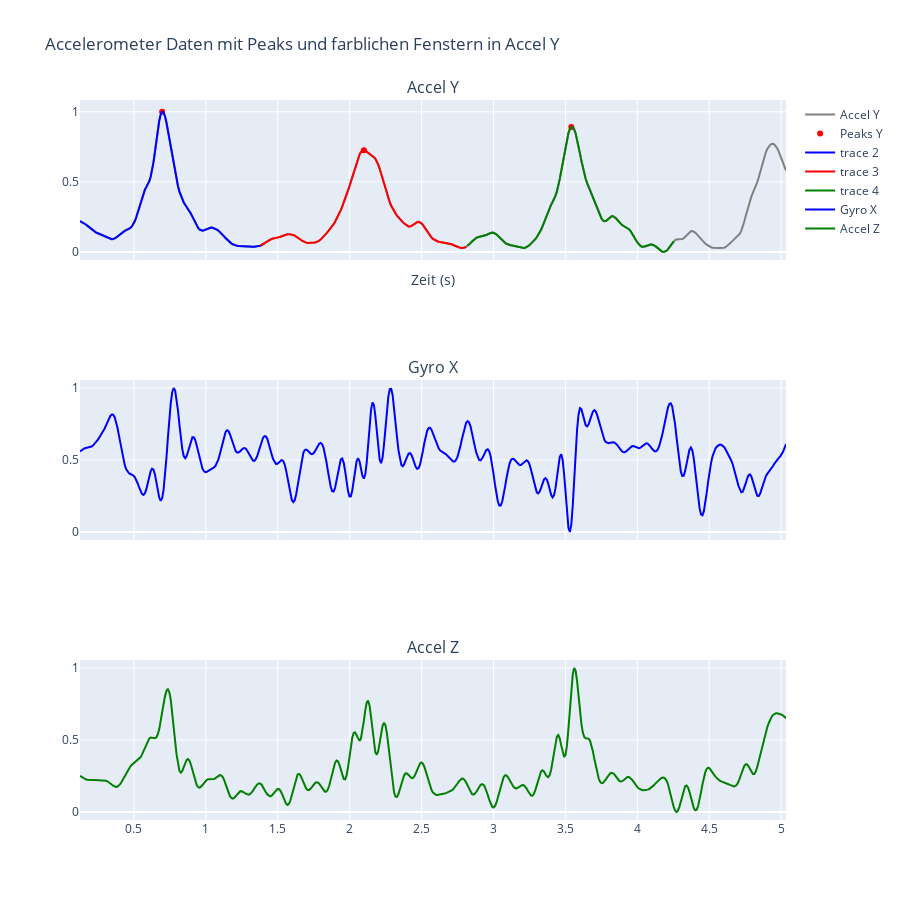

Write notebook code for a chart like this one.
### Code cell
plot_windows_with_data(normalized_df_sq, sq_windows, sq_peaks)

### Figure 1 — Plotly figure (JSON) as saved in the notebook; plotly's stock layout.template omitted (floating-point values rounded to 4 significant figures; data arrays with more than 128 entries replaced by an {"elided": "..."} marker saying what was removed)
{"data": [{"line": {"color": "grey"}, "name": "Accel Y", "type": "scatter", "x": {"elided": "491 float values"}, "xaxis": "x", "y": {"elided": "491 float values"}, "yaxis": "y"}, {"marker": {"color": "red", "size": 6}, "mode": "markers", "name": "Peaks Y", "type": "scatter", "x": [0.6961, 2.099, 3.541], "xaxis": "x", "y": [1.0, 0.7253, 0.891], "yaxis": "y"}, {"line": {"color": "blue", "width": 2}, "mode": "lines", "type": "scatter", "x": {"elided": "129 float values"}, "xaxis": "x", "y": {"elided": "129 float values"}, "yaxis": "y"}, {"line": {"color": "red", "width": 2}, "mode": "lines", "type": "scatter", "x": {"elided": "144 float values"}, "xaxis": "x", "y": {"elided": "144 float values"}, "yaxis": "y"}, {"line": {"color": "green", "width": 2}, "mode": "lines", "type": "scatter", "x": {"elided": "144 float values"}, "xaxis": "x", "y": {"elided": "144 float values"}, "yaxis": "y"}, {"line": {"color": "blue"}, "name": "Gyro X", "type": "scatter", "x": {"elided": "491 float values"}, "xaxis": "x2", "y": {"elided": "491 float values"}, "yaxis": "y2"}, {"line": {"color": "green"}, "name": "Accel Z", "type": "scatter", "x": {"elided": "491 float values"}, "xaxis": "x3", "y": {"elided": "491 float values"}, "yaxis": "y3"}], "layout": {"annotations": [{"font": {"size": 16}, "showarrow": false, "text": "Accel Y", "x": 0.5, "xanchor": "center", "xref": "paper", "y": 1, "yanchor": "bottom", "yref": "paper"}, {"font": {"size": 16}, "showarrow": false, "text": "Gyro X", "x": 0.5, "xanchor": "center", "xref": "paper", "y": 0.6111, "yanchor": "bottom", "yref": "paper"}, {"font": {"size": 16}, "showarrow": false, "text": "Accel Z", "x": 0.5, "xanchor": "center", "xref": "paper", "y": 0.2222, "yanchor": "bottom", "yref": "paper"}], "height": 900, "title": {"text": "Accelerometer Daten mit Peaks und farblichen Fenstern in Accel Y"}, "xaxis": {"anchor": "y", "domain": [0, 1], "matches": "x3", "showticklabels": false, "title": {"text": "Zeit (s)"}}, "xaxis2": {"anchor": "y2", "domain": [0, 1], "matches": "x3", "showticklabels": false}, "xaxis3": {"anchor": "y3", "domain": [0, 1]}, "yaxis": {"anchor": "x", "domain": [0.7778, 1]}, "yaxis2": {"anchor": "x2", "domain": [0.3889, 0.6111]}, "yaxis3": {"anchor": "x3", "domain": [0, 0.2222]}}}
